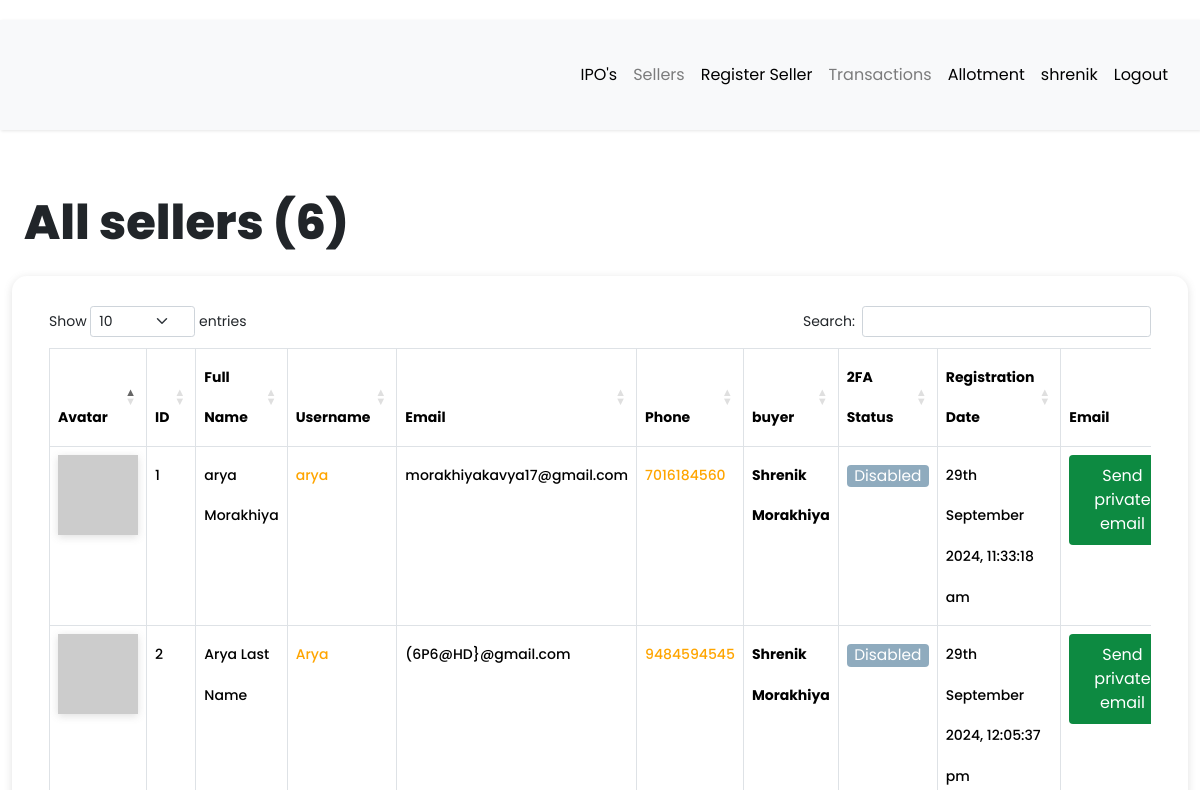
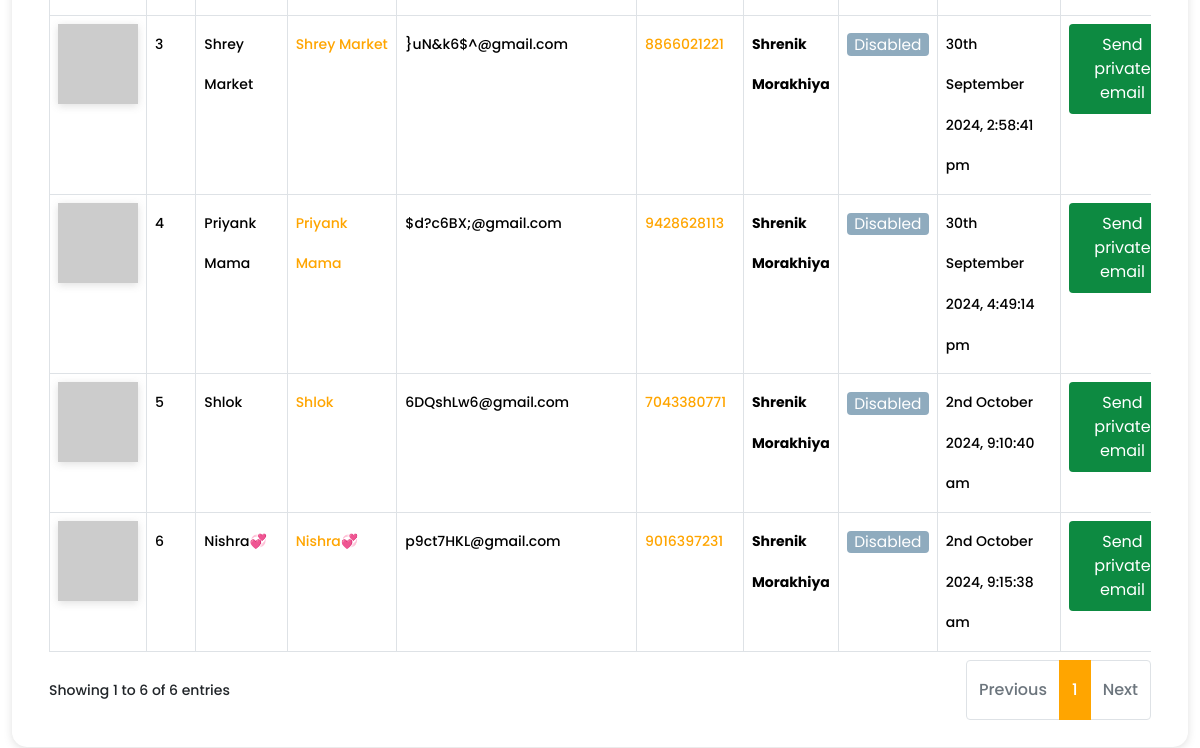
Page /dashboard/all-sellers (signed in) on the earlier database version (2 pictures, top to bottom).
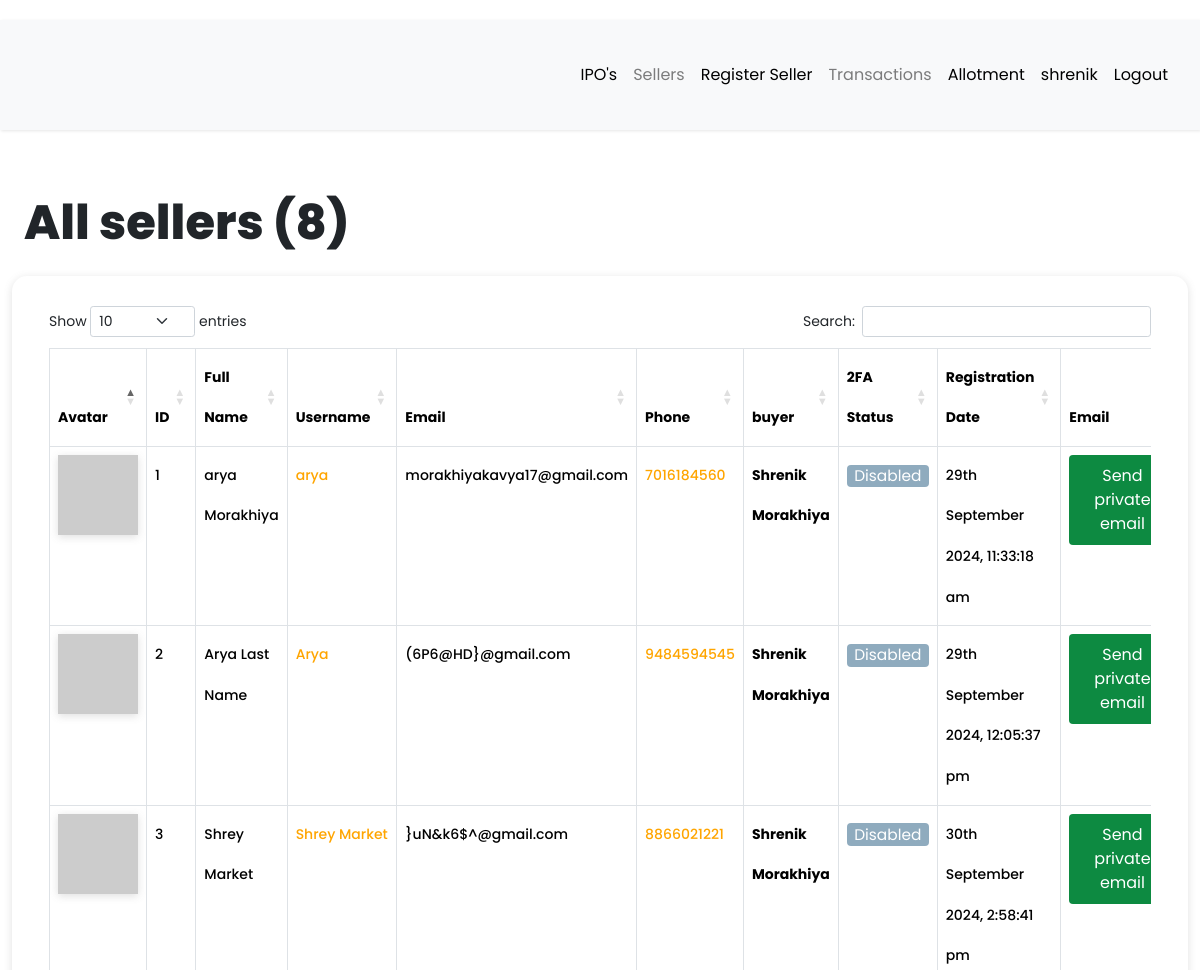
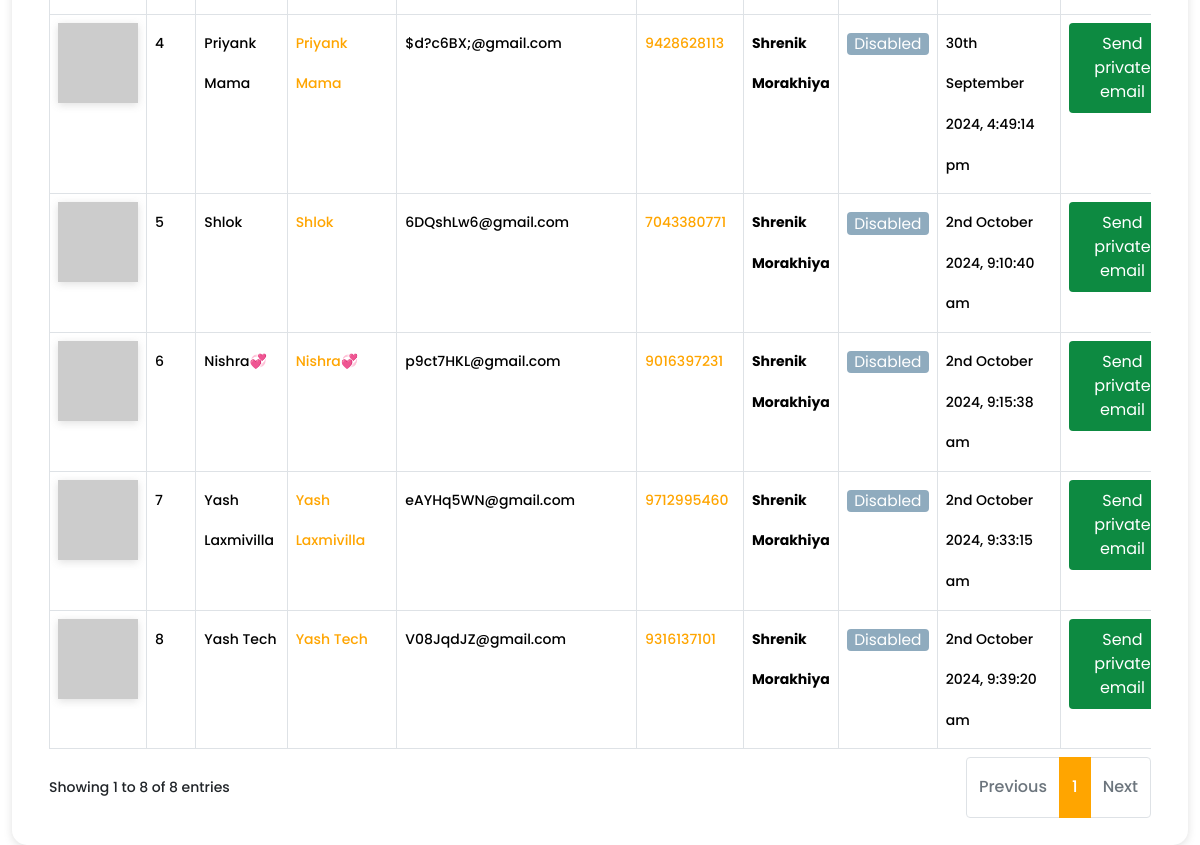
Same page on the later database version (2 pictures, top to bottom).
### app/models.py (models this page shows, shortened)
class User(db.Model, UserMixin):
    __tablename__ = "user"
    id = db.Column(db.Integer, primary_key=True)
    first_name = db.Column(db.String(64), index=True, default="First Name", nullable=False)
    last_name = db.Column(db.String(64), index=True, nullable=True)
    username = db.Column(db.String(64), index=True, unique=True, nullable=False)
    email = db.Column(db.String(128), index=True, nullable=False)
    password_hash = db.Column(db.String(128))
    confirm_password = db.Column(db.String(128))
    phone_number = db.Column(db.String(20), nullable=False, unique = True)
    verification_phone = db.Column(db.String(20))
    active = db.Column(db.Boolean, nullable=False, default=True)
    delete_account = db.Column(db.Boolean, default=False)
    registered_at = db.Column(db.DateTime, default=datetime.utcnow, nullable=False)
    emails = db.relationship("Email", backref="author", lazy="dynamic")
    type = db.Column(db.String(64))
    __mapper_args__ = {"polymorphic_identity": "user", "polymorphic_on": "type"}
    def two_factor_enabled(self):
        return self.verification_phone is not None
    @property
    def is_active(self):
        return self.active
    def avatar(self, size):
        digest = md5(self.email.lower().encode("utf-8")).hexdigest()
        return f"https://www.gravatar.com/avatar/{digest}?d=identicon&s={size}"

class Seller(User):
    __tablename__ = "seller"
    id = db.Column(
        db.Integer,
        db.ForeignKey("user.id", ondelete="CASCADE", name="fk_seller_user_id"),  # Explicit FK name
        primary_key=True
    )
    current_residence = db.Column(db.String(64), default="Ahmedabad, Gujarat")
    buyer_id = db.Column(db.Integer, db.ForeignKey("buyer.id", ondelete="CASCADE"))
    buyer = db.relationship(
        "Buyer", backref="buyer", foreign_keys=[buyer_id], passive_deletes=True
    )
    __mapper_args__ = {"polymorphic_identity": "seller", "polymorphic_load": "inline"}

### app/routes.py (the view)
@app.route("/dashboard/all-sellers")
@login_required
def all_sellers():
    try:
        if current_user.type == "admin":
            sellers = Seller.query.all()
            all_registered_sellers = len(sellers)
            return render_template(
                "seller/all_sellers.html",
                title="All sellers",
                sellers=sellers,
                all_registered_sellers=all_registered_sellers,
            )
        elif current_user.type == "buyer":
            sellers = Seller.query.filter_by(buyer_id=current_user.id).all()
            all_registered_sellers = len(sellers)
            return render_template(
                "seller/all_sellers.html",
                title="All sellers",
                sellers=sellers,
                all_registered_sellers=all_registered_sellers,
            )
        else:
            return flash_message()
    except Exception as e:
        print(f"An error occurred: {e}")
        return f"Error : {e}", 400

### app/models.py (called while the page is built)
@login.user_loader
def load_user(id):
    return User.query.get(int(id))

### app/templates/seller/all_sellers.html (shortened to what this page needs)
{% extends 'base.html' %}
{% block current_user_content %}
    <div class="container-fluid content">
        <div class="row">
            <div class="col-md-12">
                <h1 class="mt-4 mb-4">{{ title }} ({{ all_registered_sellers }})</h1>
            </div>
        </div>
        <div class="row users">
            <div class="col-md-12">
                <div class="table-responsive">
                    <table id="data" class="table table-hover table-bordered">
                        <thead>
                            <tr>
                                <th>Avatar</th>
                                <th>ID</th>
                                <th>Full Name</th>
                                <th>Username</th>
                                <th>Email</th>
                                <th>Phone</th>
                                <th>buyer</th>
                                <th>2FA Status</th>
                                <th>Registration Date</th>
                                <th>Email</th>
                            </tr>
                        </thead>
                        <tbody>
                            {% for seller in sellers %}
                                <tr>
                                    <td><img src="{{ seller.avatar(25) }}"></td>
                                    <td>{{ loop.index }}</td>
                                    <td>{{ seller.first_name }} {{ seller.last_name }}</td>
                                    <td> <a href="{{ url_for('all_transaction',seller_id = seller.id) }}">{{ seller.username }}</a></td>
                                    <td>{{ seller.email }}</td>
                                    <td><a href="https://wa.me/{{ seller.phone_number | replace('+', '') }}?text=Hello%20From%20KavyaArya" target="_blank">{{ seller.phone_number }}</a></td>
                                    <td><strong>{{ seller.buyer.first_name }} {{ seller.buyer.last_name }}</strong></td>
                                    {% if seller.two_factor_enabled() %}
                                        <td><span class="label label-info"> Enabled </span></td>
                                    {% else %}
                                        <td><span class="label label-info"> Disabled </span></td>
                                    {% endif %}
                                    <td>{{ moment(seller.registered_at).format('Do MMMM YYYY, h:mm:ss a') }}</td>
                                    <td>
                                        {% if seller.email == current_user.email %}
                                            <a
                                                href=" {{ url_for('compose_direct_email_to_seller', email=seller.email) }} "
                                                class="btn link_disabled"
                                                style="background-color: #0d8a41; color: white;">
                                                Send Private Email
                                            </a>
                                        {% else %}
                                            <a
                                                href=" {{ url_for('compose_direct_email_to_seller', email=seller.email) }} "
                                                class="btn"
                                                style="background-color: #0d8a41; color: white;">
                                                    Send private email
                                            </a>
                                        {% endif %}
                                    </td>
                                </tr>
                            {% endfor %}
                        </tbody>
                    </table>
                </div>
            </div>
        </div>
    </div>
{% endblock %}

### app/templates/base.html (shortened to what this page needs)
<!DOCTYPE html>
<html lang="eng">
<head>
  <link rel="stylesheet" href="https://cdnjs.cloudflare.com/ajax/libs/intl-tel-input/16.0.4/css/intlTelInput.css">
  <link rel="stylesheet" type="text/css" href="https://cdn.datatables.net/1.10.25/css/dataTables.bootstrap5.css">
  <link rel="stylesheet" href="{{ url_for('static', filename='css/navbar.css') }}">
  {% if current_user.is_authenticated %}
  <link rel="stylesheet" type="text/css" href="{{ url_for('static', filename='css/custom_current_user.css') }}"
    alt="52 Not available at this momoent">
  <link href="https://cdn.jsdelivr.net/npm/bootstrap@5.3.3/dist/css/bootstrap.min.css" rel="stylesheet"
>
  <link rel="stylesheet" href="{{ url_for('static', filename='css/main.css') }}">
  <link rel="stylesheet"
    href="https://cdnjs.cloudflare.com/ajax/libs/malihu-custom-scrollbar-plugin/3.1.5/jquery.mCustomScrollbar.min.css">
  {% endif %}
</head>
<body>
    {% if current_user.is_authenticated %}
    {% if current_user.is_active %}
    <div class="wrapper">
      <div id="content">
        <nav class="navbar navbar-expand-lg navbar-light bg-light">
          <div class="container-fluid">
            {% if current_user.type == "seller" %}
            <div class="collapse navbar-collapse" id="navbarSupportedContent">
              <ul class="nav navbar-nav ms-auto">
                <li class="nav-item">
                  <a class="nav-link {{ 'link_disabled' if request.endpoint == 'view_product' else '' }}"
                    href="{{ url_for('view_product') }}" alt="459 Not available at this moment">IPO's</a>
                </li>
                <li class="nav-item">
                  <a class="nav-link {{ 'link_disabled' if request.endpoint == 'all_pan' else '' }}"
                    href="{{ url_for('all_pan') }}" alt="459 Not available at this moment">My Pan</a>
                </li>
                <li class="nav-item">
                  <a class="nav-link {{ 'link_disabled' if request.endpoint == 'add_pan' else '' }}"
                    href="{{ url_for('add_pan') }}" alt="459 Not available at this moment">Add Pan</a>
                </li>
                <li class="nav-item">
                  <a class="nav-link {{ 'link_disabled' if request.endpoint == 'all_transaction' else '' }}"
                    href="{{ url_for('all_transaction') }}" alt="459 Not available at this moment">Transactions</a>
                </li>
                <li class="nav-item">
                  <a class="nav-link {{ 'link_disabled' if request.endpoint == 'checking_allotment' else '' }}"
                    href="{{ url_for('checking_allotment') }}" alt="459 Not available at this moment">Allotment</a>
                </li>
                <li class="nav-item ">
                  <a class="nav-link {{ 'link_disabled' if request.endpoint == 'dashboard' else '' }}"
                    href="{{ url_for('dashboard') }}" alt="459 Not available at this moment">{{ current_user.username
                    }}</a>
                </li>
                <li class="nav-item">
                  <a class="nav-link {{ 'link_disabled' if request.endpoint == 'logout' else '' }}"
                    href="{{ url_for('logout') }}" alt="459 Not available at this moment">Logout</a>
                </li>
              </ul>
            </div>
            {% elif current_user.type == "buyer" %}
            <div class="collapse navbar-collapse" id="navbarSupportedContent">
              <ul class="nav navbar-nav ms-auto">
                <li class="nav-item">
                  <a class="nav-link {{ 'link_disabled' if request.endpoint == 'view_product' else '' }}"
                    href="{{ url_for('view_product') }}" alt="459 Not available at this moment">IPO's</a>
                </li>
                <li class="nav-item">
                  <a class="nav-link {{ 'link_disabled' if request.endpoint == 'all_sellers' else '' }}"
                    href="{{ url_for('all_sellers') }}" alt="459 Not available at this moment">Sellers</a>
                </li>
                <li class="nav-item">
                  <a class="nav-link {{ 'link_disabled' if request.endpoint == 'register_seller' else '' }}"
                    href="{{ url_for('register_seller') }}" alt="459 Not available at this moment">Register Seller</a>
                </li>
                <li class="nav-item">
                  <a class="nav-link {{ 'link_disabled' if request.endpoint == 'all_sellers' else '' }}"
                    href="{{ url_for('all_sellers') }}" alt="459 Not available at this moment">Transactions</a>
                </li>
                <li class="nav-item">
                  <a class="nav-link {{ 'link_disabled' if request.endpoint == 'checking_allotment' else '' }}"
                    href="{{ url_for('checking_allotment') }}" alt="459 Not available at this moment">Allotment</a>
                </li>
                <li class="nav-item ">
                  <a class="nav-link {{ 'link_disabled' if request.endpoint == 'dashboard' else '' }}"
                    href="{{ url_for('dashboard') }}" alt="459 Not available at this moment">{{ current_user.username
                    }}</a>
                </li>
                <li class="nav-item">
                  <a class="nav-link {{ 'link_disabled' if request.endpoint == 'logout' else '' }}"
                    href="{{ url_for('logout') }}" alt="459 Not available at this moment">Logout</a>
                </li>
              </ul>
            </div>
            {% endif %}
        </nav>
        {% block current_user_content %}
        {% endblock %}
      </div>
    </div>
    {% endif %}
    {% endif %}
</body>
</html>

### app/static/css/navbar.css (style rules this page uses)
:root { --default-primary: #90f188; --default-secondary: #0f1d07; --container-gutter: clamp(2.5rem, 2.6455026455vw, 3.325rem); --theme-primary: var(--default-primary); --theme-secondary: var(--default-secondary); }

### app/static/css/custom_current_user.css (style rules this page uses)
body { font-family: 'Poppins', sans-serif; background: #fafafa; }
a, a:hover, a:focus { color: inherit; text-decoration: none; transition: all 0.3s; }
.navbar { padding: 15px 10px; background: #fff; border: none; border-radius: 0; margin-bottom: 40px; box-shadow: 1px 1px 3px #0000001a; }
.wrapper { display: flex; width: 100%; }
#content { width: calc(100%); padding-top: 20px; padding-bottom: 20px; min-height: 100vh; transition: all 0.3s; position: absolute; top: 0; right: 0; }
.users { margin-bottom: 25px; padding: 25px; border-radius: 15px; box-shadow: #63636333 0px 2px 8px 0px; }
.link_disabled { pointer-events: none; color: currentColor; cursor: not-allowed; opacity: 0.5; text-decoration: none; }
.btn { display: inline-block; font-weight: 400; line-height: 0.5; color: #575555; text-align: center; text-decoration: none; vertical-align: middle; cursor: pointer; -webkit-user-select: none; -moz-user-select: none; -ms-user-select: none; user-select: none; background-color: #c2c2c2; border: 1px solid transparent; padding: 0.8rem 0.8rem; font-size: 1.1em; border-radius: 0.25rem; transition: color 0.15s ease-in-out, background-color 0.15s ease-in-out, border-color 0.15s ease-in-out, box-shadow 0.15s ease-in-out; }
.label { display: inline-block; font-weight: 400; line-height: 0.5; text-align: center; text-decoration: none; vertical-align: middle; cursor: pointer; -webkit-user-select: none; -moz-user-select: none; -ms-user-select: none; user-select: none; background-color: #e2e2e2; border: 1px solid transparent; padding: 0.4rem 0.4rem; font-size: 1.1em; border-radius: 0.25rem; transition: color 0.15s ease-in-out, background-color 0.15s ease-in-out, border-color 0.15s ease-in-out, box-shadow 0.15s ease-in-out; }
.label-info { background-color: #8fabbe; }
.label-info, .label-success, .label-warning, .label-danger, .label-info:hover, .label-success:hover, .label-warning:hover, .label-danger:hover { color: white; }
img { box-shadow: #63636333 0px 2px 8px 0px; }

Differences in the rows shown:
added Seller: first_name "Yash Laxmivilla", username "Yash Laxmivilla", email "eAYHq5WN@gmail.com", phone_number "9712995460", buyer.first_name "Shrenik", buyer.last_name "Morakhiya"
added User: registered_at "2nd October 2024, 9:33:15 am"
added Seller: first_name "Yash Tech", username "Yash Tech", email "V08JqdJZ@gmail.com", phone_number "9316137101", buyer.first_name "Shrenik", buyer.last_name "Morakhiya"
added User: registered_at "2nd October 2024, 9:39:20 am"
Other differences:
{{ all_registered_sellers }}: "6" → "8"
text written by a page script: "Show entries Search: Showing 1 to 6 of 6 entries Previous 1 Next" → "Show entries Search: Showing 1 to 8 of 8 entries Previous 1 Next"
